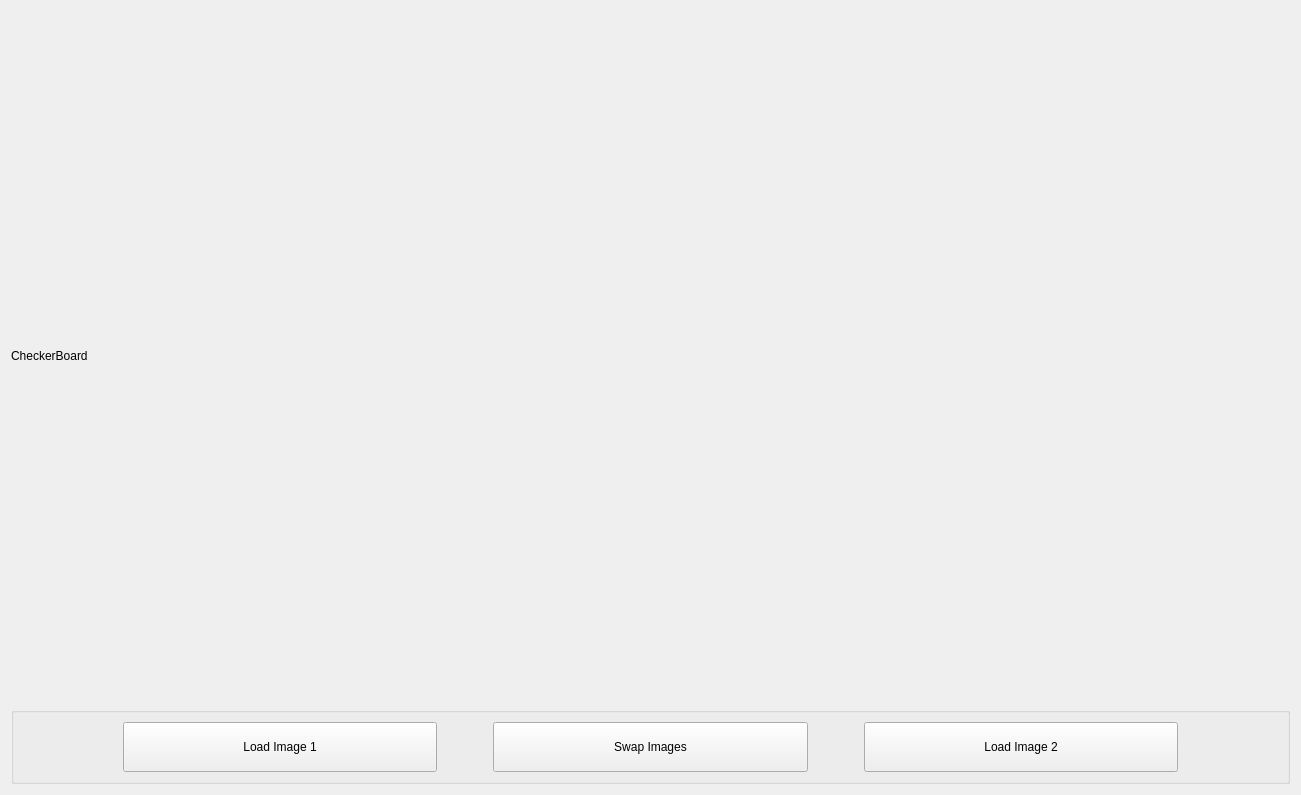
<?xml version="1.0" encoding="UTF-8"?>
<ui version="4.0">
 <class>CheckerboardView</class>
 <widget class="QWidget" name="CheckerboardView">
  <property name="geometry">
   <rect>
    <x>0</x>
    <y>0</y>
    <width>1301</width>
    <height>795</height>
   </rect>
  </property>
  <property name="windowTitle">
   <string>Form</string>
  </property>
  <layout class="QVBoxLayout" name="verticalLayout">
   <item>
    <widget class="QLabel" name="lbImage">
     <property name="text">
      <string>CheckerBoard</string>
     </property>
    </widget>
   </item>
   <item>
    <widget class="QGroupBox" name="groupBox">
     <property name="sizePolicy">
      <sizepolicy hsizetype="Preferred" vsizetype="Maximum">
       <horstretch>0</horstretch>
       <verstretch>0</verstretch>
      </sizepolicy>
     </property>
     <property name="title">
      <string/>
     </property>
     <layout class="QHBoxLayout" name="horizontalLayout">
      <item>
       <spacer name="horizontalSpacer">
        <property name="orientation">
         <enum>Qt::Horizontal</enum>
        </property>
        <property name="sizeType">
         <enum>QSizePolicy::Fixed</enum>
        </property>
        <property name="sizeHint" stdset="0">
         <size>
          <width>100</width>
          <height>20</height>
         </size>
        </property>
       </spacer>
      </item>
      <item>
       <widget class="QPushButton" name="pbLoadImg1">
        <property name="minimumSize">
         <size>
          <width>0</width>
          <height>50</height>
         </size>
        </property>
        <property name="text">
         <string>Load Image 1</string>
        </property>
       </widget>
      </item>
      <item>
       <spacer name="horizontalSpacer_4">
        <property name="orientation">
         <enum>Qt::Horizontal</enum>
        </property>
        <property name="sizeType">
         <enum>QSizePolicy::Fixed</enum>
        </property>
        <property name="sizeHint" stdset="0">
         <size>
          <width>50</width>
          <height>20</height>
         </size>
        </property>
       </spacer>
      </item>
      <item>
       <widget class="QPushButton" name="pbSwapImages">
        <property name="minimumSize">
         <size>
          <width>0</width>
          <height>50</height>
         </size>
        </property>
        <property name="text">
         <string>Swap Images</string>
        </property>
       </widget>
      </item>
      <item>
       <spacer name="horizontalSpacer_2">
        <property name="orientation">
         <enum>Qt::Horizontal</enum>
        </property>
        <property name="sizeType">
         <enum>QSizePolicy::Fixed</enum>
        </property>
        <property name="sizeHint" stdset="0">
         <size>
          <width>50</width>
          <height>20</height>
         </size>
        </property>
       </spacer>
      </item>
      <item>
       <widget class="QPushButton" name="pbLoadImg2">
        <property name="minimumSize">
         <size>
          <width>0</width>
          <height>50</height>
         </size>
        </property>
        <property name="text">
         <string>Load Image 2</string>
        </property>
       </widget>
      </item>
      <item>
       <spacer name="horizontalSpacer_3">
        <property name="orientation">
         <enum>Qt::Horizontal</enum>
        </property>
        <property name="sizeType">
         <enum>QSizePolicy::Fixed</enum>
        </property>
        <property name="sizeHint" stdset="0">
         <size>
          <width>100</width>
          <height>20</height>
         </size>
        </property>
       </spacer>
      </item>
     </layout>
    </widget>
   </item>
  </layout>
 </widget>
 <resources/>
 <connections/>
</ui>
